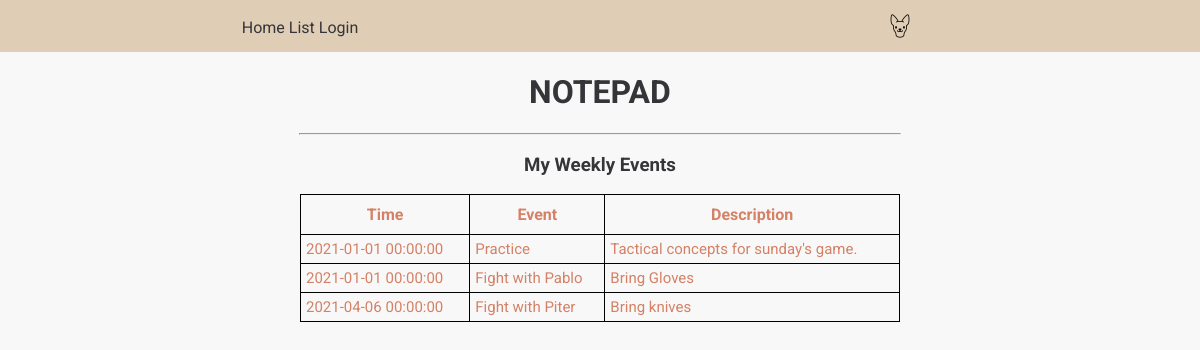
Page /list on the committed database.
### application/models.py (models this page shows, shortened)
class Item(db.Model):
	id = db.Column(db.Integer, primary_key=True)
	time = db.Column(db.DateTime, default=datetime.utcnow)
	event = db.Column(db.String(50))
	description = db.Column(db.String(255))

### application/routes.py (the view)
@app.route('/list', methods=['GET'])
def list():
    items = Item.query.all()
    return render_template('list.html', items=items)

### application/templates/list.html
{% extends "base.html" %}
{% block content %}
<h3>My Weekly Events</h3>
  <table class="center">
    <tr>
      <th class="chart">Time</th>
      <th class="chart">Event</th>
      <th class="chart">Description</th>
    </tr>
    {% for item in items %}
    <tr class="info">
      <td>{{ item.time }}</td>
      <td>{{ item.event }}</td>
      <td>{{ item.description }}</td>
    </tr>
    {% endfor %}
  </table>
  {% endblock %}

### application/templates/base.html (shortened to what this page needs)
<html>
    <head>
        <link rel="stylesheet" href="/static/css/style.css">
    </head>
    <body>
    <header class="header">
      <div class="topnav">
        <nav>
          <ul>
          <a class="active" href="/">Home</a>
          <a class="active" href="/list">List</a>
          <a class="active" href="/login">Login</a>
         </ul>
         <a href="/" id="logo"><img src="static/images/chihuahua.png" alt="chihuahua" style="width:2em; height:2em;"></a>
        </nav>
      </div>
    </header>
    <h1>NOTEPAD</h1>
    <hr>
     {% block content %}{% endblock %}
    </body>
</html>

### application/static/css/style.css (style rules this page uses)
body { background-color: #f8f8f8; text-align: center; margin: 0; color: #343439; font-family: "Roboto"; }
.active { color: #343439; }
a { text-decoration: none; transition: color 0.3s; flex: 50%; }
th, td { padding: 5px; border: 1px solid black; border-collapse: collapse; }
nav { height: 50px; padding-top: 2px; background-color: #DFCDB5; display: grid; grid-template-columns: 1fr auto 1fr; grid-column: 2; }
ul { padding: 0px; }
ul a { display: inline; }
.center { width: 50%; }
table { border: 1px solid black; border-collapse: collapse; }
table.center { margin-left: auto; margin-right: auto; }
.chart { font-weight: bolder; color: #D48166; padding: 10px; }
.info { padding: 5px; color: #D48166; font-size: 15px; }
#logo { grid-column: 3; justify-content: center; padding-top: 8px; }
hr { width:50%; margin:0 auto; }

### rows in the picture
Item: time "2021-01-01 00:00:00", event "Practice", description "Tactical concepts for sunday's game."
Item: time "2021-01-01 00:00:00", event "Fight with Pablo", description "Bring Gloves"
Item: time "2021-04-06 00:00:00", event "Fight with Piter", description "Bring knives"
